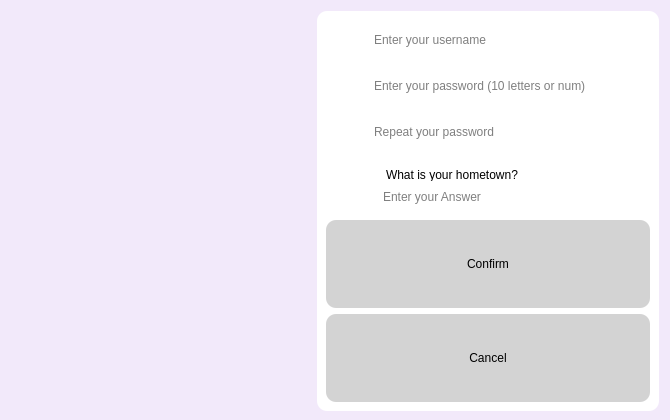
<?xml version="1.0" encoding="UTF-8"?>
<ui version="4.0">
 <class>Register</class>
 <widget class="QWidget" name="Register">
  <property name="geometry">
   <rect>
    <x>0</x>
    <y>0</y>
    <width>670</width>
    <height>420</height>
   </rect>
  </property>
  <property name="minimumSize">
   <size>
    <width>670</width>
    <height>420</height>
   </size>
  </property>
  <property name="maximumSize">
   <size>
    <width>670</width>
    <height>420</height>
   </size>
  </property>
  <property name="windowTitle">
   <string>ChatTime Register</string>
  </property>
  <property name="styleSheet">
   <string notr="true">background-color: rgb(242, 233, 250);</string>
  </property>
  <layout class="QHBoxLayout" name="horizontalLayout_4">
   <item>
    <widget class="QLabel" name="label_2">
     <property name="minimumSize">
      <size>
       <width>300</width>
       <height>400</height>
      </size>
     </property>
     <property name="maximumSize">
      <size>
       <width>300</width>
       <height>400</height>
      </size>
     </property>
     <property name="text">
      <string/>
     </property>
     <property name="pixmap">
      <pixmap>:/images/loginreg.png</pixmap>
     </property>
     <property name="scaledContents">
      <bool>true</bool>
     </property>
    </widget>
   </item>
   <item>
    <widget class="QWidget" name="widget" native="true">
     <property name="minimumSize">
      <size>
       <width>0</width>
       <height>400</height>
      </size>
     </property>
     <property name="styleSheet">
      <string notr="true">background-color: rgb(255, 255, 255);
border-radius: 10px;</string>
     </property>
     <layout class="QVBoxLayout" name="verticalLayout_3">
      <item>
       <layout class="QVBoxLayout" name="verticalLayout_2">
        <item>
         <layout class="QHBoxLayout" name="horizontalLayout">
          <item>
           <widget class="QLabel" name="usernameLabel">
            <property name="minimumSize">
             <size>
              <width>40</width>
              <height>40</height>
             </size>
            </property>
            <property name="maximumSize">
             <size>
              <width>40</width>
              <height>40</height>
             </size>
            </property>
            <property name="text">
             <string/>
            </property>
            <property name="pixmap">
             <pixmap>:/images/username2.svg</pixmap>
            </property>
            <property name="scaledContents">
             <bool>true</bool>
            </property>
           </widget>
          </item>
          <item>
           <widget class="QLineEdit" name="regUsernameInput">
            <property name="placeholderText">
             <string>Enter your username</string>
            </property>
           </widget>
          </item>
         </layout>
        </item>
        <item>
         <layout class="QHBoxLayout" name="horizontalLayout_2">
          <item>
           <widget class="QLabel" name="passwordLabel">
            <property name="minimumSize">
             <size>
              <width>40</width>
              <height>40</height>
             </size>
            </property>
            <property name="maximumSize">
             <size>
              <width>40</width>
              <height>40</height>
             </size>
            </property>
            <property name="text">
             <string/>
            </property>
            <property name="pixmap">
             <pixmap>:/images/password2.svg</pixmap>
            </property>
            <property name="scaledContents">
             <bool>true</bool>
            </property>
           </widget>
          </item>
          <item>
           <widget class="QLineEdit" name="regPwdInput">
            <property name="echoMode">
             <enum>QLineEdit::Password</enum>
            </property>
            <property name="placeholderText">
             <string>Enter your password (10 letters or num)</string>
            </property>
           </widget>
          </item>
         </layout>
        </item>
        <item>
         <layout class="QHBoxLayout" name="horizontalLayout_3">
          <item>
           <widget class="QLabel" name="repeatPwdLabel">
            <property name="sizePolicy">
             <sizepolicy hsizetype="Fixed" vsizetype="Fixed">
              <horstretch>0</horstretch>
              <verstretch>0</verstretch>
             </sizepolicy>
            </property>
            <property name="minimumSize">
             <size>
              <width>40</width>
              <height>40</height>
             </size>
            </property>
            <property name="maximumSize">
             <size>
              <width>40</width>
              <height>40</height>
             </size>
            </property>
            <property name="text">
             <string/>
            </property>
            <property name="pixmap">
             <pixmap>:/images/check2.svg</pixmap>
            </property>
            <property name="scaledContents">
             <bool>true</bool>
            </property>
           </widget>
          </item>
          <item>
           <widget class="QLineEdit" name="regRepeatPwdInput">
            <property name="echoMode">
             <enum>QLineEdit::Password</enum>
            </property>
            <property name="placeholderText">
             <string>Repeat your password</string>
            </property>
           </widget>
          </item>
         </layout>
        </item>
        <item>
         <layout class="QHBoxLayout" name="horizontalLayout_5">
          <item>
           <widget class="QLabel" name="label">
            <property name="minimumSize">
             <size>
              <width>40</width>
              <height>40</height>
             </size>
            </property>
            <property name="maximumSize">
             <size>
              <width>40</width>
              <height>40</height>
             </size>
            </property>
            <property name="text">
             <string/>
            </property>
            <property name="pixmap">
             <pixmap>:/images/question.svg</pixmap>
            </property>
            <property name="scaledContents">
             <bool>true</bool>
            </property>
           </widget>
          </item>
          <item>
           <widget class="QWidget" name="widget_2" native="true">
            <layout class="QVBoxLayout" name="verticalLayout_4">
             <item>
              <widget class="QComboBox" name="questionComboBox">
               <property name="styleSheet">
                <string notr="true">QComboBox {
    background-color: transparent;  // 设置背景透明以避免覆盖
    border: none;  // 取消边框，或根据需要设置
    padding: 4px;
}

QComboBox::drop-down {
    border: none;  
}

QComboBox QAbstractItemView {
    background-color: white;
    border: 1px solid gray;
    selection-background-color: lightblue;  // 这里特别为选中的背景颜色设置
    selection-color: black; 
}

QComboBox QAbstractItemView::item {
    color: black;  // 默认的文字颜色
}

QComboBox QAbstractItemView::item:selected {

    color: black;  // 选择时的文字颜色
}</string>
               </property>
               <item>
                <property name="text">
                 <string>What is your hometown?</string>
                </property>
               </item>
               <item>
                <property name="text">
                 <string>What is your studentID?</string>
                </property>
               </item>
               <item>
                <property name="text">
                 <string>What is your mother's name?</string>
                </property>
               </item>
              </widget>
             </item>
             <item>
              <widget class="QLineEdit" name="answerInput">
               <property name="placeholderText">
                <string>Enter your Answer</string>
               </property>
              </widget>
             </item>
            </layout>
           </widget>
          </item>
         </layout>
        </item>
       </layout>
      </item>
      <item>
       <layout class="QVBoxLayout" name="verticalLayout">
        <item>
         <widget class="QPushButton" name="confirmBtn">
          <property name="minimumSize">
           <size>
            <width>300</width>
            <height>50</height>
           </size>
          </property>
          <property name="maximumSize">
           <size>
            <width>400</width>
            <height>200</height>
           </size>
          </property>
          <property name="styleSheet">
           <string notr="true">QPushButton {
        border: none;
        background-color: lightgray;
    }
    QPushButton:hover {
        background-color: gray;
    }
    QPushButton:pressed {
        background-color: darkgray;
    }</string>
          </property>
          <property name="text">
           <string>Confirm</string>
          </property>
         </widget>
        </item>
        <item>
         <widget class="QPushButton" name="cancelBtn">
          <property name="minimumSize">
           <size>
            <width>300</width>
            <height>50</height>
           </size>
          </property>
          <property name="maximumSize">
           <size>
            <width>400</width>
            <height>200</height>
           </size>
          </property>
          <property name="styleSheet">
           <string notr="true">QPushButton {
        border: none;
        background-color: lightgray;
    }
    QPushButton:hover {
        background-color: gray;
    }
    QPushButton:pressed {
        background-color: darkgray;
    }</string>
          </property>
          <property name="text">
           <string>Cancel</string>
          </property>
         </widget>
        </item>
       </layout>
      </item>
     </layout>
    </widget>
   </item>
  </layout>
 </widget>
 <resources/>
 <connections/>
</ui>
